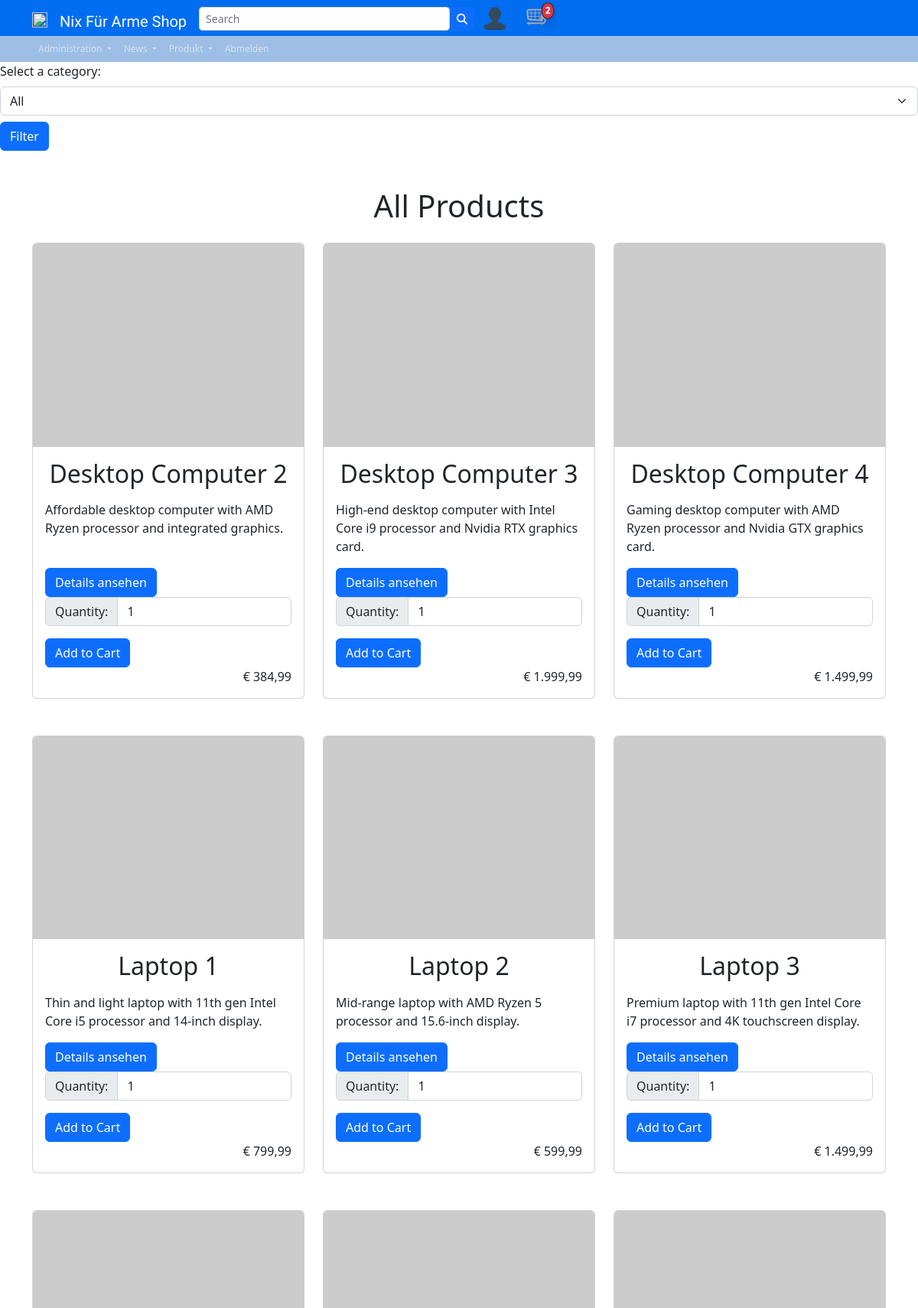
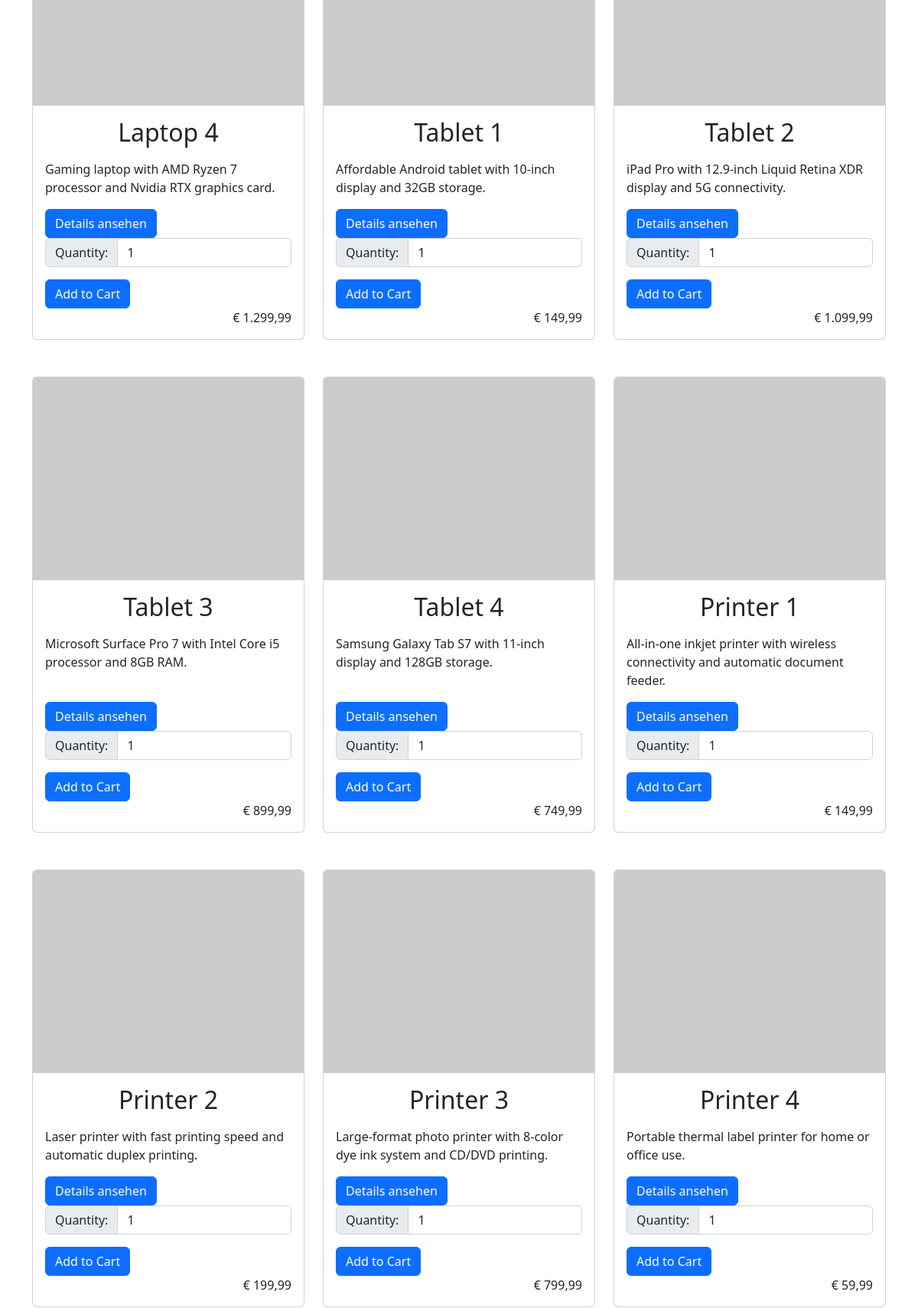
/inc/pgs/prod_display.php (signed in, upper part), run on the app's committed database (2 pictures, top to bottom).
### tables this page shows
CREATE TABLE `products` (
  `id` int(11) NOT NULL,
  `seller_id` int(11) NOT NULL,
  `category_id` int(11) NOT NULL,
  `name` varchar(50) NOT NULL,
  `description` text DEFAULT NULL,
  `price` decimal(10,2) NOT NULL,
  `Discount` decimal(10,2) DEFAULT NULL,
  `Stock` int(11) DEFAULT NULL
);

### inc/pgs/prod_display.php (the view, shortened to what this page needs)
<!DOCTYPE html>
<html lang="en">
<?php
        include '../includes/head.php';
?>
<?php
require_once('../../config/dbaccess.php');
$connection = mysqli_connect($host, $user, $password, $database);
$category_name = "All Products";
$category_id = "";
?>
<head>
	<link rel="stylesheet" href="https://cdn.jsdelivr.net/npm/bootstrap@5.2.3/dist/css/bootstrap.min.css">
</head>
<body>
	<form action="" method="get" class="mb-4">
		<label for="category_id" class="form-label">Select a category:</label>
		<select id="category_id" name="category_id" class="form-select">
			<option value="">All</option>
		</select>
		<button type="submit" class="btn btn-primary mt-2">Filter</button>
	</form>
	<div class="container py-4">
		<h1 class="text-center mb-4"><?php echo $category_name; ?>
		</h1>
		<div class="row row-cols-1 row-cols-sm-2 row-cols-lg-3 g-4">
			<?php
        if (isset($_GET['category_id']) && $category_id >= 1  && $category_id <= 15) {
            $category_id = $_GET['category_id'];
            $sql = "SELECT id, name, description, price,Discount FROM products WHERE category_id = $category_id";
            $result = mysqli_query($connection, $sql);
            while ($row = mysqli_fetch_assoc($result)) {
                $id = $row['id'];
                $name = $row['name'];
                $description = $row['description'];
                $price = $row['price'];
                $discount = $row['Discount'];
                $discountedPrice = $price - ($price * $discount / 100);
                echo '<div class="col mb-4">';
                echo '<div class="card h-100">';
                echo '<img src="https://via.placeholder.com/400x300/2D2D2D/FFFFFF/?text=' . $name . '" class="card-img-top" alt="' . $name . '">';
                echo '<div class="card-body">';
                echo '<h2 class="card-title text-center mb-3">' . $name . '</h2>';
                echo '<p class="card-text">' . $description . '</p>';
                echo '<form method="post" action="addtocart.php">';
                echo '<a href="prod_details.php?id=' . @$id . '" class="btn btn-primary ms-auto">Details ansehen</a>';
                echo '<div class="input-group mb-3">';
                echo '<label class="input-group-text" for="quantity-' . $id . '">Quantity:</label>';
                echo '<input type="number" class="form-control" id="quantity-' . $id . '" name="quantity" min="1" value="1">';
                echo '</div>';
                echo '<input type="hidden" name="product_id" value="' . $id . '">';
                echo '<button type="submit" class="btn btn-primary">Add to Cart</button>';
                echo '</form>';
                echo '<span class="text-end">€ ' . number_format($discountedPrice, 2, ',', '.') . '</span>';
                echo '</div></div></div>';
            }
        } else {
            $sql = "SELECT id,name, description, price,Discount FROM products";
            $result = mysqli_query($connection, $sql);
            while ($row = mysqli_fetch_assoc($result)) {
                $id = $row['id'];
                $name = $row['name'];
                $description = $row['description'];
                $price = $row['price'];
                $discount = $row['Discount'];
                $discountedPrice = $price - ($price * $discount / 100);
                echo '<div class="col mb-4">';
                echo '<div class="card h-100">';
                echo '<img src="https://via.placeholder.com/400x300/2D2D2D/FFFFFF/?text=' . $name . '" class="card-img-top" alt="' . $name . '">';
                echo '<div class="card-body">';
                echo '<h2 class="card-title text-center mb-3">' . $name . '</h2>';
                echo '<p class="card-text">' . $description . '</p>';
                echo '<form method="post" action="addtocart.php">';
                echo '<a href="prod_details.php?id=' . @$id . '" class="btn btn-primary ms-auto">Details ansehen</a>';
                echo '<div class="input-group mb-3">';
                echo '<label class="input-group-text" for="quantity-' . $id . '">Quantity:</label>';
                echo '<input type="number" class="form-control" id="quantity-' . $id . '" name="quantity" min="1" value="1">';
                echo '</div>';
                echo '<button type="submit" class="btn btn-primary">Add to Cart</button>';
                echo '</form>';
                echo '<span class="text-end">€ ' . number_format($discountedPrice, 2, ',', '.') . '</span>';
                echo '</div></div></div>';
            }
        }
?>
		</div>
	</div>
</body>
</html>

### res/css/styles.css (style rules this page uses)
html { height: 100%; }
body { background-color: #d5dfe6; font-family: "Segoe UI", Tahoma, Geneva, Verdana, sans-serif; background-image: none; background-repeat: no-repeat; background-position: center; background-attachment: fixed; }
.btn-primary, .btn-outline-primary, .btn-primary:hover, .btn-primary:active, .btn-primary:visited .acco { background-color: 016df0 !important; border-width: 1px; border-color: rgb(62, 62, 62); color: rgb(0, 0, 0); }

### inc/pgs/prod_display.php (style rules this page uses)
.card { height: 100%; }
.card-body { display: flex; flex-direction: column; }
.card-text { text-align: left; flex-grow: 1; }
.btn { align-self: flex-start; }

### data on the page
products: name "Desktop Computer 2", description "Affordable desktop computer with AMD Ryzen processor and integrated graphics.", discountedPrice "384,99"
products: name "Desktop Computer 3", description "High-end desktop computer with Intel Core i9 processor and Nvidia RTX graphics card.", price "1.999,99"
products: name "Desktop Computer 4", description "Gaming desktop computer with AMD Ryzen processor and Nvidia GTX graphics card.", price "1.499,99"
products: name "Laptop 1", description "Thin and light laptop with 11th gen Intel Core i5 processor and 14-inch display.", price "799,99"
products: name "Laptop 2", description "Mid-range laptop with AMD Ryzen 5 processor and 15.6-inch display.", price "599,99"
products: name "Laptop 3", description "Premium laptop with 11th gen Intel Core i7 processor and 4K touchscreen display.", price "1.499,99"
products: name "Laptop 4", description "Gaming laptop with AMD Ryzen 7 processor and Nvidia RTX graphics card.", price "1.299,99"
products: name "Tablet 1", description "Affordable Android tablet with 10-inch display and 32GB storage.", price "149,99"
products: name "Tablet 2", description "iPad Pro with 12.9-inch Liquid Retina XDR display and 5G connectivity.", price "1.099,99"
products: name "Tablet 3", description "Microsoft Surface Pro 7 with Intel Core i5 processor and 8GB RAM.", price "899,99"
products: name "Tablet 4", description "Samsung Galaxy Tab S7 with 11-inch display and 128GB storage.", price "749,99"
products: name "Printer 1", description "All-in-one inkjet printer with wireless connectivity and automatic document feeder.", price "149,99"
products: name "Printer 2", description "Laser printer with fast printing speed and automatic duplex printing.", price "199,99"
products: name "Printer 3", description "Large-format photo printer with 8-color dye ink system and CD/DVD printing.", price "799,99"
products: name "Printer 4", description "Portable thermal label printer for home or office use.", price "59,99"

### other printed values
$currentShoppingcartAmount "2"
$category_name "All Products"
